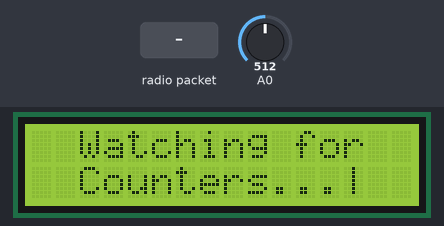
Recording of a sketch running on a simulated Arduino Uno, built with avr-gcc and run on an emulated ATmega328P. Shown: 16×2 character LCD. The test bench sets the inputs (shaded band); at power-on: A0 = 512. No radio packets arrive unless stated.

Above: at 1.25 s.
1.3 s: radio packet "1" arrives
At 2.5 s:
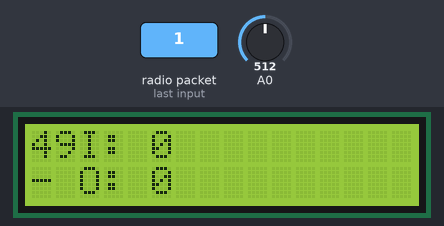
2.8 s: A0 set to 463
4.6 s: A0 set to 431
At 5.68 s:
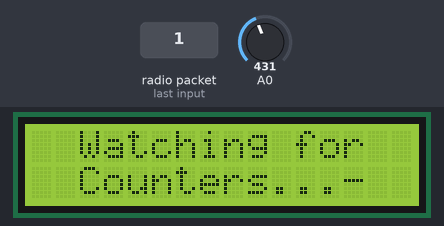
7.6 s: A0 set to 460
9.1 s: A0 set to 440
12.1 s: radio packet "0" arrives
Timing chart, 0 to 15.1 s (numbered marks = the images above; inputs shaded):
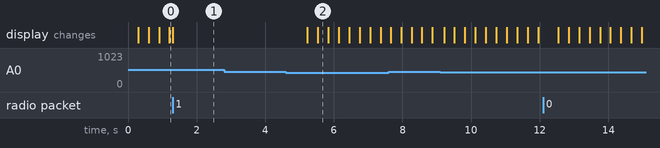

Measured:
- the behaviour switches between 450 and 449 on A0 (found by bisection; images 1 and 2)
- after the input at 1.3 s, the display: changes at once (image 1)
- after the input at 2.8 s, every drawn part: stays the same
- after the input at 4.6 s, the display: first changes after 0.63 s (image 2 shows a later state)

The sketch:

Reader.ino
```cpp
#include <SPI.h>
#include "nRF24L01.h"
#include "RF24.h"
#include <LiquidCrystal.h>
// Hardware configuration: Set up nRF24L01 radio on SPI bus plus pins 7 & 8
RF24 radio(2, 3);

#define MAX_STATIONS 16  //max number of stations to fit in ram at a time

#define btnRIGHT  0
#define btnUP     1
#define btnDOWN   2
#define btnLEFT   3
#define btnSELECT 4
#define btnNONE   5

bool button_handled = false;
struct counter_data {
  uint8_t station_id;
  uint32_t in_count;
  uint32_t out_count;
};

struct counter_data counters[MAX_STATIONS];

uint8_t counter_index_previous = 255;
uint8_t counters_active_previous = 255;
uint8_t counter_index = 0;
uint8_t counters_active = 0;

uint32_t display_update = 0;

uint32_t animation_time = 0;
bool animation_frame = false;
bool animation_frame_previous = true;

bool update_screen = true;

LiquidCrystal lcd(8, 9, 4, 5, 6, 7);

void setup() {
  Serial.begin(115200);
  lcd.begin(16, 2);
  radio.begin();
  radio.setPALevel(RF24_PA_LOW);
  radio.setAutoAck(0);
  radio.setPayloadSize(9);    //StationID  In1 In2 In3 In4  Out1 Out2 Out3 Out4
  radio.setDataRate(RF24_250KBPS);
  uint8_t address[] = { 0xCC, 0xCE, 0xCC, 0xCE, 0xCC };
  radio.openReadingPipe(0, address);
  radio.startListening();
}

void loop(void) {

  uint8_t pipeNo;
  uint8_t payload[9];
  while ( radio.available(&pipeNo)) {


    radio.read( &payload, 9 );

    uint8_t location;
    boolean found_match = false;
    for (uint8_t i = 0; i < counters_active; i++) {  //check active counters
      location = (counter_index + i ) % MAX_STATIONS; //calc actual array location
      if (counters[location].station_id == payload[0] ) {  //check if match
        found_match = true; //set found flag
        break; //stop checking rest of array
      }
    }
    if (found_match == false) { //add new entry
      if (counters_active + 1 < MAX_STATIONS) { //ensure room in array

        location = (counter_index + counters_active) % MAX_STATIONS; //calc actual array location
        counters_active++;
        found_match = true;
      } else {
        Serial.print(F("Too Full! Dropping incoming data!"));
      }
    }
    if (found_match == true) {

      if (location == counter_index) update_screen = true;

      counters[location].station_id = payload[0];
      counters[location].in_count = payload[1] << 24 | payload[2] << 16 | payload[3] << 8 | payload[4];
      counters[location].out_count = payload[5] << 24 | payload[6] << 16 | payload[7] << 8 | payload[8];

      animation_frame = !animation_frame;

    }
  }

  int button = read_LCD_buttons();
  if (button == btnNONE && button_handled == true) button_handled = false;

  if (button_handled == false) {
    if (button == btnDOWN) {
      update_screen = true;
      if (counters_active > 0)  counters_active--;
      counter_index = (counter_index + 1) % MAX_STATIONS;
    }
  }


  //only redraw screen if data changes
  if (update_screen) {
    if (counters_active > 0) {

      lcd.clear();
      lcd.setCursor(0, 0);
      lcd.print(counters[counter_index].station_id);

      lcd.setCursor(2, 1);
      lcd.print("O: ");
      lcd.print(counters[counter_index].out_count);

      lcd.setCursor(2, 0);
      lcd.print("I: ");
      lcd.print(counters[counter_index].in_count);

    } else {

      lcd.clear();
      lcd.setCursor(2, 0);
      lcd.print("Watching for");
      lcd.setCursor(2, 1);
      lcd.print("Counters...");
      update_screen = false;

    }
    update_screen = false;
  }

  if (counters_active > 0) {
    lcd.setCursor(0, 1);
  }

  else {
    if (millis() - animation_time > 300)  {
      animation_frame = !animation_frame;
      animation_time = millis();
    }
    lcd.setCursor(13, 1);
  }


  if (animation_frame == 0) lcd.print('|');
  else lcd.print('-');

}


uint16_t button_state_previous = btnNONE;
uint8_t button_count = 0;

int read_LCD_buttons() {              // read the buttons

  uint16_t adc_key_in = analogRead(0);

  uint8_t button_state = btnNONE;

  if (adc_key_in < 850)  button_state = btnSELECT;
  if (adc_key_in < 650)  button_state = btnLEFT;
  if (adc_key_in < 450)  button_state = btnDOWN;
  if (adc_key_in < 250)  button_state = btnUP;
  if (adc_key_in < 50)   button_state = btnRIGHT;

  if (button_state_previous == button_state)  button_count++;
  else                                        button_count = 0;

  button_state_previous = button_state;

  //debounce input, 5 reads must agree or will return none.
  if (button_count > 5) return button_state;
  else                  return btnNONE;

}
```
